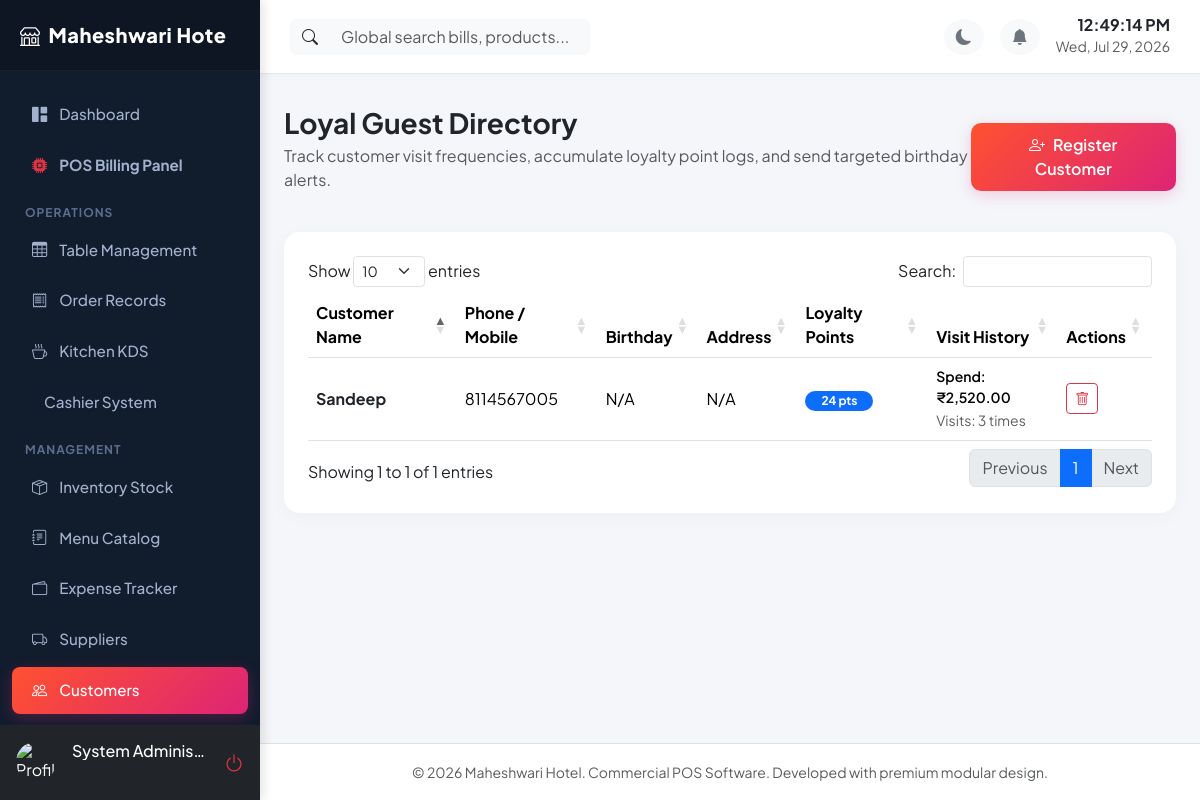
The page /customers (signed in) on the database its author committed.
### app/models/__init__.py (models this page shows, shortened)
class RestaurantSetting(db.Model):
    __tablename__ = 'restaurant_settings'
    id = db.Column(db.Integer, primary_key=True)
    key = db.Column(db.String(100), unique=True, nullable=False)
    value = db.Column(db.Text, nullable=True)

class User(db.Model, UserMixin):
    __tablename__ = 'users'
    id = db.Column(db.Integer, primary_key=True)
    employee_id = db.Column(db.String(50), unique=True, nullable=False)
    username = db.Column(db.String(80), unique=True, nullable=False)
    password_hash = db.Column(db.String(200), nullable=False)
    name = db.Column(db.String(120), nullable=False)
    email = db.Column(db.String(120), unique=True, nullable=True)
    mobile = db.Column(db.String(15), nullable=True)
    role = db.Column(db.String(50), nullable=False, default='Cashier') # Admin, Manager, Cashier, Waiter, Kitchen, Store Manager
    permissions = db.Column(db.Text, nullable=True) # JSON stored as string for custom permission flags
    status = db.Column(db.String(20), default='Active') # Active, Disabled
    photo = db.Column(db.String(250), nullable=True)
    joining_date = db.Column(db.Date, nullable=True)
    shift = db.Column(db.String(50), nullable=True) # Day, Night, Evening
    fingerprint_enabled = db.Column(db.Boolean, default=False)
    credentials = db.relationship('WebAuthnCredential', backref='user', lazy=True, cascade='all, delete-orphan')
    attendances = db.relationship('Attendance', backref='user', lazy=True, cascade='all, delete-orphan')
    activity_logs = db.relationship('ActivityLog', backref='user', lazy=True)
    def has_permission(self, permission):
        if self.role == 'Admin':
            return True
        perms = self.get_permissions_list()
        return permission in perms

class Customer(db.Model):
    __tablename__ = 'customers'
    id = db.Column(db.Integer, primary_key=True)
    name = db.Column(db.String(120), nullable=False)
    phone = db.Column(db.String(15), unique=True, nullable=False)
    birthday = db.Column(db.Date, nullable=True)
    address = db.Column(db.Text, nullable=True)
    loyalty_points = db.Column(db.Integer, default=0)
    total_spending = db.Column(db.Float, default=0.0)
    visit_count = db.Column(db.Integer, default=0)
    orders = db.relationship('Order', backref='customer_rel', lazy=True)

### app/routes/customer.py (the view)
@customer_bp.route('/customers')
@login_required
@permission_required('customers')
def index():
    customers = Customer.query.all()
    form = CustomerForm()
    return render_template('customer/list.html', customers=customers, form=form)

### app/forms/__init__.py
class CustomerForm(FlaskForm):
    name = StringField('Customer Name', validators=[DataRequired(), Length(max=120)])
    phone = StringField('Phone/Mobile', validators=[DataRequired(), Length(min=10, max=15)])
    birthday = DateField('Birthday', format='%Y-%m-%d', validators=[Optional()])
    address = TextAreaField('Address', validators=[Optional()])
    loyalty_points = IntegerField('Loyalty Points', default=0)
    submit = SubmitField('Save Customer')

### app/utils/helpers.py (called while the page is built)
def get_setting(key, default=None):
    try:
        setting = RestaurantSetting.query.filter_by(key=key).first()
        if setting:
            return setting.value
        return default
    except Exception as e:
        print(f"Error fetching setting {key}: {e}")
        return default

### app/templates/customer/list.html (shortened to what this page needs)
{% extends "base.html" %}
{% block content %}
<div class="d-flex align-items-center justify-content-between mb-4">
    <div>
        <h3 class="fw-bold mb-1">Loyal Guest Directory</h3>
        <p class="text-muted">Track customer visit frequencies, accumulate loyalty point logs, and send targeted birthday alerts.</p>
    </div>
    <button class="btn btn-gradient" data-bs-toggle="modal" data-bs-target="#addCustomerModal"><i class="bi bi-person-plus me-2"></i>Register Customer</button>
</div>
<div class="card card-custom p-4">
    <div class="table-responsive">
        <table class="table table-hover align-middle" id="customers-directory-table">
            <thead>
                <tr>
                    <th>Customer Name</th>
                    <th>Phone / Mobile</th>
                    <th>Birthday</th>
                    <th>Address</th>
                    <th>Loyalty Points</th>
                    <th>Visit History</th>
                    <th>Actions</th>
                </tr>
            </thead>
            <tbody>
                {% for c in customers %}
                <tr>
                    <td><span class="fw-bold text-dark">{{ c.name }}</span></td>
                    <td>{{ c.phone }}</td>
                    <td>{{ c.birthday.strftime('%b %d, %Y') if c.birthday else "N/A" }}</td>
                    <td>{{ c.address or "N/A" }}</td>
                    <td><span class="badge bg-primary rounded-pill px-3 fw-bold">{{ c.loyalty_points }} pts</span></td>
                    <td>
                        <div class="small fw-semibold">Spend: {{ c.total_spending | currency }}</div>
                        <small class="text-muted">Visits: {{ c.visit_count }} times</small>
                    </td>
                    <td>
                        <a href="{{ url_for('customers.delete_customer', id=c.id) }}" class="btn btn-sm btn-outline-danger" onclick="return confirm('Are you sure you want to delete this customer record?')"><i class="bi bi-trash"></i></a>
                    </td>
                </tr>
                {% endfor %}
            </tbody>
        </table>
    </div>
</div>
{% endblock %}

### app/templates/base.html (shortened to what this page needs)
<!DOCTYPE html>
<html lang="en" data-bs-theme="light">
<head>
    <link href="https://cdn.jsdelivr.net/npm/bootstrap@5.3.1/dist/css/bootstrap.min.css" rel="stylesheet">
    <link href="https://cdn.jsdelivr.net/npm/bootstrap-icons@1.10.5/font/bootstrap-icons.css" rel="stylesheet">
    <link href="https://cdn.jsdelivr.net/npm/sweetalert2@11.7.27/dist/sweetalert2.min.css" rel="stylesheet">
    <link href="https://cdn.datatables.net/1.13.6/css/dataTables.bootstrap5.min.css" rel="stylesheet">
</head>
<body>
    <div id="sidebar" class="d-flex flex-column">
        <div class="logo d-flex align-items-center justify-content-between">
            <span><i class="bi bi-shop me-2"></i>{{ restaurant_name[:15] }}</span>
        </div>
        <div class="flex-grow-1 mt-3">
            <a href="{{ url_for('dashboard.index') }}" class="nav-link {% if request.endpoint == 'dashboard.index' %}active{% endif %}">
                <i class="bi bi-grid-1x2-fill"></i> Dashboard
            </a>
            {% if current_user.has_permission('orders') %}
            <a href="{{ url_for('orders.pos_interface') }}" class="nav-link {% if request.endpoint == 'orders.pos_interface' %}active{% endif %}">
                <i class="bi bi-cpu-fill text-danger"></i> <b>POS Billing Panel</b>
            </a>
            {% endif %}
            <div class="nav-header">Operations</div>
            {% if current_user.has_permission('tables') %}
            <a href="{{ url_for('tables.layout') }}" class="nav-link {% if request.endpoint == 'tables.layout' %}active{% endif %}">
                <i class="bi bi-table"></i> Table Management
            </a>
            {% endif %}
            {% if current_user.has_permission('orders') %}
            <a href="{{ url_for('orders.list_orders') }}" class="nav-link {% if request.endpoint == 'orders.list_orders' %}active{% endif %}">
                <i class="bi bi-receipt"></i> Order Records
            </a>
            {% endif %}
            {% if current_user.has_permission('kitchen') %}
            <a href="{{ url_for('kitchen.display') }}" class="nav-link {% if request.endpoint == 'kitchen.display' %}active{% endif %}">
                <i class="bi bi-cup-hot"></i> Kitchen KDS
            </a>
            {% endif %}
            {% if current_user.has_permission('billing') %}
            <a href="{{ url_for('billing.index') }}" class="nav-link {% if request.endpoint == 'billing.index' %}active{% endif %}">
                 Cashier System
            </a>
            {% endif %}
            <div class="nav-header">Management</div>
            {% if current_user.has_permission('inventory') %}
            <a href="{{ url_for('inventory.index') }}" class="nav-link {% if 'inventory' in request.endpoint %}active{% endif %}">
                <i class="bi bi-box-seam"></i> Inventory Stock
            </a>
            {% endif %}
            {% if current_user.has_permission('menu') %}
            <a href="{{ url_for('menu.list_menu') }}" class="nav-link {% if 'menu' in request.endpoint %}active{% endif %}">
                <i class="bi bi-journal-text"></i> Menu Catalog
            </a>
            {% endif %}
            {% if current_user.has_permission('expenses') %}
            <a href="{{ url_for('expenses.list_expenses') }}" class="nav-link {% if 'expenses' in request.endpoint and 'suppliers' not in request.url %}active{% endif %}">
                <i class="bi bi-wallet2"></i> Expense Tracker
            </a>
            {% endif %}
            {% if current_user.has_permission('suppliers') %}
            <a href="{{ url_for('expenses.list_suppliers') }}" class="nav-link {% if 'suppliers' in request.endpoint %}active{% endif %}">
                <i class="bi bi-truck"></i> Suppliers
            </a>
            {% endif %}
            {% if current_user.has_permission('customers') %}
            <a href="{{ url_for('customers.index') }}" class="nav-link {% if 'customers' in request.endpoint %}active{% endif %}">
                <i class="bi bi-people"></i> Customers
            </a>
            {% endif %}
            {% if current_user.has_permission('attendance') %}
            <a href="{{ url_for('attendance.index') }}" class="nav-link {% if 'attendance' in request.endpoint %}active{% endif %}">
            </a>
            {% endif %}
        </div>
        <div class="p-3 bg-dark d-flex align-items-center gap-3">
            <img src="{{ url_for('static', filename=current_user.photo if current_user.photo else 'uploads/profiles/default.png') }}" onerror="this.src='https://cdn-icons-png.flaticon.com/512/3135/3135715.png'" class="rounded-circle" width="40" height="40" alt="Profile">
            <div class="overflow-hidden">
                <h6 class="mb-0 text-white text-truncate">{{ current_user.name }}</h6>
                <small class="text-muted text-uppercase" style="font-size: 0.75rem;">{{ current_user.role }}</small>
            </div>
            <a href="{{ url_for('auth.logout') }}" class="text-danger ms-auto fs-5" title="Logout"><i class="bi bi-power"></i></a>
        </div>
    </div>
    <div id="content">
        <nav class="navbar navbar-expand navbar-main align-items-center justify-content-between">
            <div class="d-flex align-items-center gap-3">
                <div class="position-relative d-none d-md-block" style="width: 300px;">
                    <div class="input-group">
                        <span class="input-group-text bg-light border-0"><i class="bi bi-search"></i></span>
                        <input type="text" class="form-control bg-light border-0" id="global-search-input" placeholder="Global search bills, products...">
                    </div>
                </div>
            </div>
            <div class="d-flex align-items-center gap-3">
                <button class="btn btn-light rounded-circle border-0 text-secondary" id="theme-toggle-btn"><i class="bi bi-moon-fill"></i></button>
                <div class="dropdown">
                    <button class="btn btn-light rounded-circle border-0 text-secondary position-relative" type="button" data-bs-toggle="dropdown" aria-expanded="false" id="notif-dropdown-btn">
                        <i class="bi bi-bell-fill"></i>
                    </button>
                </div>
                <div class="text-end d-none d-sm-block">
                    <h6 class="mb-0 fw-bold" id="live-time">00:00:00</h6>
                    <small class="text-muted" id="live-date">July 24, 2026</small>
                </div>
            </div>
        </nav>
        <div class="container-fluid px-4 py-3 flex-grow-1">
            {% block content %}{% endblock %}
        </div>
        <footer class="bg-white py-3 border-top mt-auto text-center text-muted">
            <small>&copy; 2026 {{ restaurant_name }}. Commercial POS Software. Developed with premium modular design.</small>
        </footer>
    </div>
</body>
</html>

### app/templates/base.html (style rules this page uses)
:root { --primary-gradient: linear-gradient(135deg, #FF512F 0%, #DD2476 100%); --sidebar-width: 260px; --sidebar-bg: #111c2d; --font-family: 'Plus Jakarta Sans', sans-serif; }
body { font-family: var(--font-family); background-color: #f4f6fa; overflow-x: hidden; transition: background-color 0.3s ease, color 0.3s ease; }
#sidebar { width: var(--sidebar-width); min-width: var(--sidebar-width); background: var(--sidebar-bg); color: #fff; height: 100vh; position: fixed; top: 0; left: 0; display: flex; flex-direction: column; z-index:1000; overflow:hidden; box-shadow:4px 0 10px rgba(0,0,0,0.1); }
#sidebar > .flex-grow-1 { overflow-y:auto; min-height:0; }
#sidebar .logo { padding: 20px; background: rgba(0,0,0,0.2); font-size: 1.25rem; font-weight: 800; letter-spacing: 0.5px; border-bottom: 1px solid rgba(255,255,255,0.05); }
#sidebar .nav-link { color: #a3b1cc; padding: 12px 20px; font-weight: 500; font-size: 0.95rem; border-radius: 8px; margin: 4px 12px; display: flex; align-items: center; gap: 12px; transition: all 0.2s; }
#sidebar .nav-link:hover, #sidebar .nav-link.active { color: #fff; background: rgba(255, 255, 255, 0.08); }
#sidebar .nav-link.active { background: var(--primary-gradient); box-shadow: 0 4px 15px rgba(221, 36, 118, 0.3); }
#sidebar .nav-header { font-size: 0.75rem; text-transform: uppercase; letter-spacing: 1px; color: #5d6d8c; font-weight: 700; margin: 15px 25px 5px 25px; }
#content { margin-left: var(--sidebar-width); width: calc(100% - var(--sidebar-width)); transition: all 0.3s ease; min-height: 100vh; display: flex; flex-direction: column; }
.navbar-main { background-color: #fff; border-bottom: 1px solid #e2e8f0; padding: 15px 30px; position: sticky; top: 0; z-index: 999; box-shadow: 0 2px 4px rgba(0,0,0,0.02); }
.card-custom { border: none; border-radius: 16px; box-shadow: 0 4px 20px rgba(0, 0, 0, 0.03); transition: transform 0.2s ease, box-shadow 0.2s ease; background-color: #fff; }
.btn-gradient { background: var(--primary-gradient); color: #fff; border: none; font-weight: 600; border-radius: 10px; padding: 10px 24px; box-shadow: 0 4px 15px rgba(221, 36, 118, 0.2); transition: all 0.2s; }

### rows shown on the page
RestaurantSetting: value "Maheshwari Hote", value "Maheshwari Hotel"
User: name "System Adminis…"
Customer: name "Sandeep", phone "8114567005", birthday "N/A", address "N/A", loyalty_points "24", total_spending "₹2,520.00", visit_count "3"
